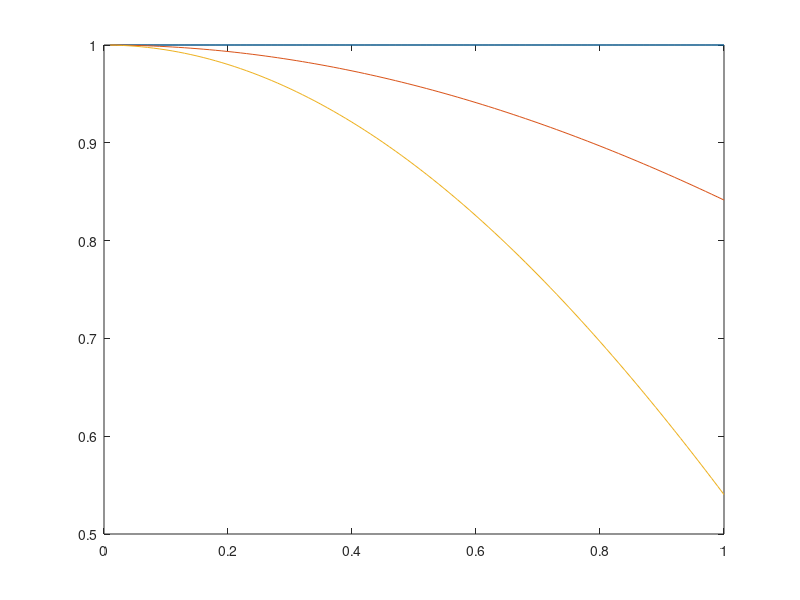

MATLAB code to generate this figure: (Note: this script raises an error after producing the figure.)
function sinx_x

t=0.01:0.01:1;
f1=ones(1,length(t))
Fsinxx=sin(t)./t;
fcosx=cos(t);

plot(t,[f1;Fsinxx;fcosx]);

plot ?
